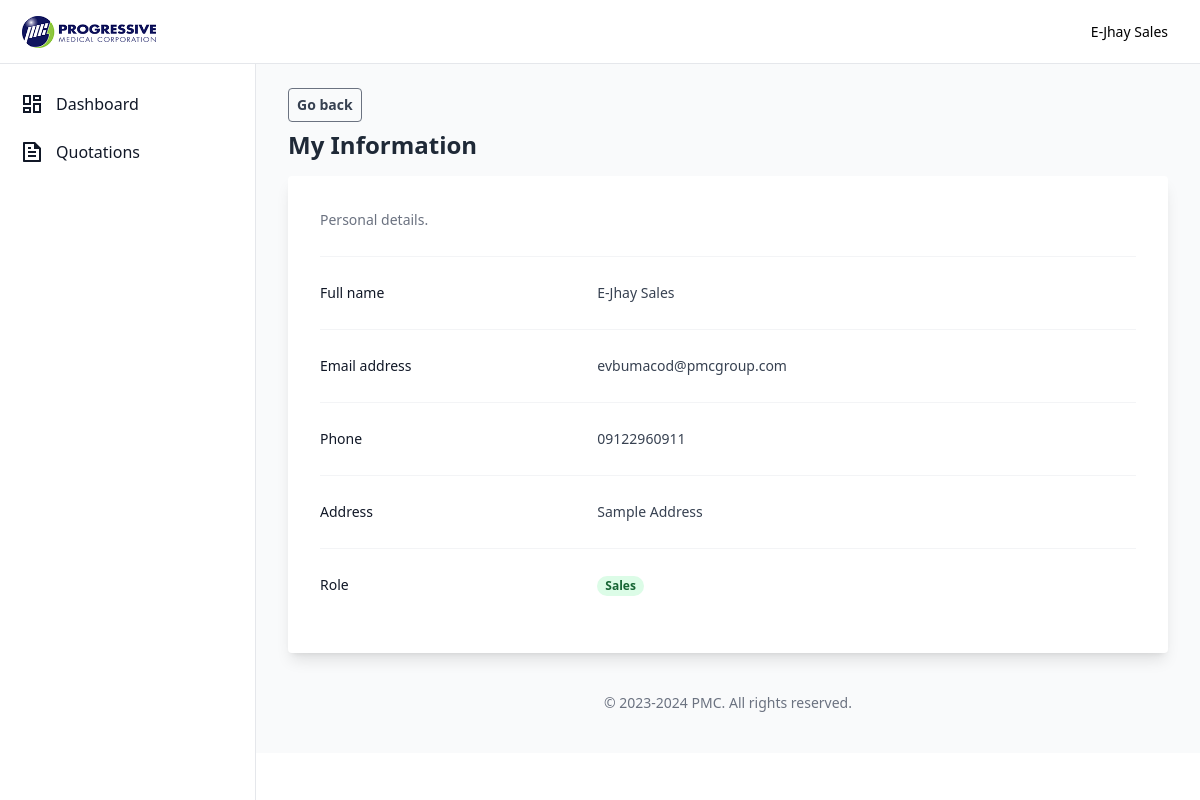
The page /profile (signed in) on the database its author committed.
### tables this page shows
CREATE TABLE `user` (
  `id` int(11) NOT NULL,
  `name` varchar(255) NOT NULL,
  `address` text NOT NULL,
  `phone` varchar(100) NOT NULL,
  `email` varchar(100) NOT NULL,
  `password` varchar(100) NOT NULL,
  `role_id` int(11) NOT NULL,
  `team_id` int(11) DEFAULT NULL,
  `created_at` timestamp NOT NULL DEFAULT current_timestamp(),
  `updated_at` timestamp NULL DEFAULT NULL
);

CREATE TABLE `role` (
  `id` int(11) NOT NULL,
  `name` varchar(100) NOT NULL,
  `created_at` timestamp NOT NULL DEFAULT current_timestamp(),
  `updated_at` timestamp NULL DEFAULT NULL
);

### Core/functions.php (called while the page is built, shortened)
<?php
function urlIs($value) {
    return in_array(parse_url($_SERVER['REQUEST_URI'])['path'], $value);
}
function base_path($path)
{
    return BASE_PATH . $path;
}
function view($path, $attributes = [])
{
    extract($attributes);
    require base_path('views/' . $path);
}

### Http/controllers/profile/index.php (called while the page is built, shortened)
<?php
$db = App::resolve('Core\Database');
$user = $db->query("SELECT user.*, role.name as role FROM user JOIN role ON user.role_id = role.id WHERE user.id = :id",
            ['id' => $_SESSION['user']['id']
        ])->find();
view("profile/index.view.php", [
    'heading' => "My Information",
    'user' => $user
]);

### public/index.php (called while the page is built, shortened)
<?php
require BASE_PATH . "Core/functions.php";
spl_autoload_register(function($class) {
    $phpMailerNamespace = 'PHPMailer\PHPMailer\\';
    if (strpos($class, $phpMailerNamespace) == 0) {
        $classFile = base_path("vendor/phpmailer/phpmailer/src/" . str_replace($phpMailerNamespace, '', $class) . ".php");
    }
    $classFile = base_path(str_replace('\\', DIRECTORY_SEPARATOR, $class) . ".php");
});
require base_path('bootstrap.php');
$router = new \Core\Router();
$uri = parse_url($_SERVER['REQUEST_URI'])['path'];
$method = $_POST['_method'] ?? $_SERVER['REQUEST_METHOD'];
try {
    $router->route($uri, $method);
} catch (ValidationException $exception) {
    Session::flash('errors', $exception->errors);
    Session::flash('old', $exception->old);
    return redirect($router->previousUrl());
}

### Core/App.php (called while the page is built, shortened)
<?php
class App {
    protected static $container;
    public static function setContainer($container)
    {
        static::$container = $container;
    }
    public static function container()
    {
        return static::$container;
    }
    public static function resolve($key)
    {
        return static::container()->resolve($key);
    }
}

### Core/Container.php (called while the page is built, shortened)
<?php
class Container {
    protected $bindings = [];
    public function bind($key, $resolver)
    {
        $this->bindings[$key] = $resolver;
    }
    public function resolve($key)
    {
        $resolver = $this->bindings[$key];
        return call_user_func($resolver);
    }
}

### config.php (called while the page is built)
<?php
return [
    'database' => [
        'host' => "localhost",
        'port' => 3306,
        'dbname' => "quotation",
        'charset' => 'utf8mb4',
    ],
    'mail' => [
        'host' => "smtp.larksuite.com",
        'username' => "no-reply@pmc.ph",
        'password' => "Unimex123",
        'port' => 465,
        'from' => 'no-reply@pmc.ph',
        'fromName' => 'Progressive Medical Corporation',
    ],
    'server' => [
        'APP_URL' => 'http://localhost:8000/',
    ]
];

### bootstrap.php (called while the page is built, shortened)
<?php
$container = new Container();
$container->bind('Core\Database', function () {
    $config = require base_path("config.php");
    return new Database($config['database']);
});

### Core/Database.php (called while the page is built, shortened)
<?php
class Database {
    private $connection;
    private $statement;
    public function __construct($config, $username = 'root', $password = '')
    {
        $dsn = "mysql:" . http_build_query($config, '', ';');
        $this->connection = new PDO($dsn, $username, $password, [
            PDO::ATTR_DEFAULT_FETCH_MODE => PDO::FETCH_ASSOC
        ]);
    }
    public function query($query, $params = [])
    {
        $this->statement = $this->connection->prepare($query);
        $this->statement->execute($params);
        return $this;
    }
    public function find()
    {
        return $this->statement->fetch();
    }
}

### views/profile/index.view.php (the view)
<?php require base_path('views/partials/head.php') ?>
   <?php require base_path('views/partials/nav.php') ?>
   <div class="flex overflow-hidden bg-white pt-16">
      <?php require base_path('views/partials/sidebar.php') ?>
      <div id="main-content" class="h-full w-full bg-gray-50 relative overflow-y-auto lg:ml-64">
         <main class="pt-6 px-4 lg:px-8">
            <div class="flex justify-start gap-2">
               <a href="<?= (int)$_SESSION['user']['role_id'] == \Core\Role::SALES ? '/' : ((int)$_SESSION['user']['role_id'] == \Core\Role::SALES_MANAGER ? '/dashboard' : '/admin') ?>" title="Export" class="cursor-pointer bg-transparent hover:bg-gray-500 text-gray-700 font-semibold text-sm hover:text-white py-1.5 px-2 border border-gray-500 hover:border-transparent rounded">Go back</a>
            </div>
            <?php require base_path('views/partials/banner.php') ?>
            <div class="bg-white rounded shadow-lg p-4 px-2 md:p-8 mb-6">
               <div class="px-4 sm:px-0">
                  <p class="max-w-2xl text-sm leading-6 text-gray-500">Personal details.</p>
               </div>
               <div class="mt-6 border-t border-gray-100">
                  <dl class="divide-y divide-gray-100">
                     <div class="px-4 py-6 sm:grid sm:grid-cols-3 sm:gap-4 sm:px-0">
                     <dt class="text-sm font-medium leading-6 text-gray-900">Full name</dt>
                     <dd class="mt-1 text-sm leading-6 text-gray-700 sm:col-span-2 sm:mt-0"><?= $user['name'] ?></dd>
                     </div>
                     <div class="px-4 py-6 sm:grid sm:grid-cols-3 sm:gap-4 sm:px-0">
                        <dt class="text-sm font-medium leading-6 text-gray-900">Email address</dt>
                        <dd class="mt-1 text-sm leading-6 text-gray-700 sm:col-span-2 sm:mt-0"><?= $user['email'] ?></dd>
                     </div>
                     <div class="px-4 py-6 sm:grid sm:grid-cols-3 sm:gap-4 sm:px-0">
                     <dt class="text-sm font-medium leading-6 text-gray-900">Phone</dt>
                     <dd class="mt-1 text-sm leading-6 text-gray-700 sm:col-span-2 sm:mt-0"><?= $user['phone'] ?></dd>
                     </div>
                     <div class="px-4 py-6 sm:grid sm:grid-cols-3 sm:gap-4 sm:px-0">
                     <dt class="text-sm font-medium leading-6 text-gray-900">Address</dt>
                     <dd class="mt-1 text-sm leading-6 text-gray-700 sm:col-span-2 sm:mt-0"><?= $user['address'] ?></dd>
                     </div>
                     <div class="px-4 py-6 sm:grid sm:grid-cols-3 sm:gap-4 sm:px-0">
                     <dt class="text-sm font-medium leading-6 text-gray-900">Role</dt>
                     <dd class="mt-1 text-sm leading-6 text-gray-700 sm:col-span-2 sm:mt-0">
                        <span class="px-2 inline-flex text-xs leading-5 font-semibold rounded-full bg-green-100 text-green-800">
                           <?= ucwords($user['role']) ?>
                        </span>
                     </dd>
                     </div>
                  </dl>
               </div>
            </div>
         </main>
<?php require base_path('views/partials/footer.php') ?>

### Core/router.php (shortened to what this page needs)
<?php
class Router
{
    public $routes = [];
    public function add($method, $uri, $controller)
    {
        $this->routes[] = [
            'uri' => $uri,
            'controller' => $controller,
            'method' => $method,
            'middleware' => null
        ];
        return $this;
    }
    public function only($key)
    {
        $this->routes[array_key_last($this->routes)]['middleware'] = $key;
        return $this;
    }
    public function route($uri, $method)
    {
        foreach ($this->routes as $route) {
            if ($route['uri'] == $uri && $route['method'] == strtoupper($method)) {
                return require base_path('Http/controllers/' . $route['controller']);
            }
        }
    }
}

### views/partials/nav.php (shortened to what this page needs)
<nav class="bg-white border-b border-gray-200 fixed h-16 flex items-center justify-between z-30 w-full">
    <div class="px-3 py-3 lg:px-5 lg:pl-3">
        <div class="flex items-center justify-between">
            <div class="flex items-center justify-start">
                <a href="#" class="text-xl font-bold flex items-center lg:ml-2.5">
                <img src="../images/logo.png" alt="company-logo" class="h-8">
                </a>
            </div>
        </div>
    </div>
    <div class="px-3 lg:px-8">
        <div>
        <button type="button" class="relative flex max-w-xs items-center rounded-full text-sm" id="user-menu-button" aria-expanded="false" aria-haspopup="true">
            <h4 class="max-w-24 truncate">
                <?= $_SESSION['user']['name'] ?>
            </h4>
        </button>
        </div>
    </div>
</nav>

### views/partials/sidebar.php (shortened to what this page needs)
<aside id="sidebar" class="fixed hidden z-20 h-full top-0 left-0 pt-16 flex lg:flex flex-shrink-0 flex-col w-64 transition-width duration-75" aria-label="Sidebar">
    <div class="relative flex-1 flex flex-col min-h-0 border-r border-gray-200 bg-white pt-0">
        <div class="flex-1 flex flex-col pt-5 pb-4 overflow-y-auto">
            <div class="flex-1 px-3 bg-white divide-y space-y-1">
                <ul class="space-y-2 pb-2">
                <li class="group <?= urlIs(['/', '/dashboard', '/admin', '/gm-dashboard']) ? 'active' : '' ?>">
                    <a href="<?= (int)$_SESSION['user']['role_id'] == \Core\Role::SALES ? '/' : ((int)$_SESSION['user']['role_id'] == \Core\Role::SALES_MANAGER ? '/dashboard' : ((int)$_SESSION['user']['role_id'] == \Core\Role::GENERAL_MANAGER ? '/gm-dashboard' : '/admin')) ?>" class="flex items-center p-2 text-gray-900 hover:bg-gray-200 rounded-md group-[.active]:bg-gray-800 group-[.active]:text-white">
                    <svg xmlns="http://www.w3.org/2000/svg" viewBox="0 0 24 24" width="24" height="24"><path d="M13 21V11H21V21H13ZM3 13V3H11V13H3ZM9 11V5H5V11H9ZM3 21V15H11V21H3ZM5 19H9V17H5V19ZM15 19H19V13H15V19ZM13 3H21V9H13V3ZM15 5V7H19V5H15Z" fill="currentColor"></path></svg>
                        <span class="ml-3">Dashboard</span>
                    </a>
                </li>
                <li class="group <?= urlIs(['/quotations', '/quotation/create', '/quotation/show', '/quotation/edit']) ? 'active' : '' ?>">
                    <a href="/quotations" class="flex items-center p-2 text-gray-900 hover:bg-gray-200 rounded-md group-[.active]:bg-gray-800 group-[.active]:text-white">
                        <span class="ml-3 flex-1 whitespace-nowrap">Quotations</span>
                    </a>
                </li>
            </div>
        </div>
    </div>
</aside>

### views/partials/banner.php
<header class="mb-4">
    <div class="mx-auto pt-2">
        <h2 class="font-semibold text-2xl text-gray-800 dark:text-gray-200 leading-tight">
            <?= $heading ?>
        </h2>
    </div>
</header>

### views/partials/footer.php (shortened to what this page needs)
            <p class="text-center text-sm text-gray-500 my-10">
                &copy; 2023-2024 <a href="#" class="hover:underline" target="_blank">PMC</a>. All rights reserved.
            </p>
         </div>
      </div>
   </div>
</body>
</html>

### rows shown on the page
user: name "E-Jhay Sales", email "evbumacod@pmcgroup.com", phone "09122960911", address "Sample Address", role.name "Sales"
